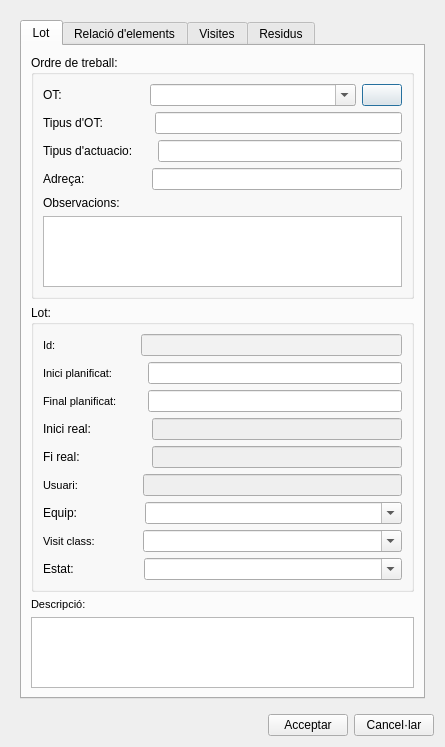
<?xml version="1.0" encoding="UTF-8"?>
<ui version="4.0">
 <class>add_lot</class>
 <widget class="QDialog" name="add_lot">
  <property name="geometry">
   <rect>
    <x>0</x>
    <y>0</y>
    <width>445</width>
    <height>737</height>
   </rect>
  </property>
  <property name="windowTitle">
   <string>Lot</string>
  </property>
  <layout class="QVBoxLayout" name="verticalLayout_3">
   <item>
    <widget class="QWidget" name="centralwidget" native="true">
     <layout class="QVBoxLayout" name="verticalLayout_2">
      <item>
       <widget class="QTabWidget" name="tab_widget">
        <property name="currentIndex">
         <number>0</number>
        </property>
        <widget class="QWidget" name="LotTab">
         <attribute name="title">
          <string>Lot</string>
         </attribute>
         <layout class="QVBoxLayout" name="verticalLayout" stretch="0,0,0,0">
          <item>
           <widget class="QGroupBox" name="grb_ot">
            <property name="title">
             <string>Ordre de treball:</string>
            </property>
            <layout class="QGridLayout" name="gridLayout">
             <item row="7" column="0">
              <widget class="QLabel" name="label_9">
               <property name="text">
                <string>Observacions:</string>
               </property>
              </widget>
             </item>
             <item row="3" column="0">
              <layout class="QHBoxLayout" name="horizontalLayout_5">
               <item>
                <widget class="QLabel" name="label_5">
                 <property name="text">
                  <string>OT:</string>
                 </property>
                </widget>
               </item>
               <item>
                <spacer name="horizontalSpacer_12">
                 <property name="orientation">
                  <enum>Qt::Horizontal</enum>
                 </property>
                 <property name="sizeType">
                  <enum>QSizePolicy::Fixed</enum>
                 </property>
                 <property name="sizeHint" stdset="0">
                  <size>
                   <width>82</width>
                   <height>20</height>
                  </size>
                 </property>
                </spacer>
               </item>
               <item>
                <widget class="QComboBox" name="cmb_ot">
                 <property name="sizePolicy">
                  <sizepolicy hsizetype="Expanding" vsizetype="Fixed">
                   <horstretch>0</horstretch>
                   <verstretch>0</verstretch>
                  </sizepolicy>
                 </property>
                 <property name="editable">
                  <bool>true</bool>
                 </property>
                </widget>
               </item>
               <item>
                <widget class="QPushButton" name="btn_refresh_materialize_view">
                 <property name="text">
                  <string/>
                 </property>
                </widget>
               </item>
              </layout>
             </item>
             <item row="4" column="0">
              <layout class="QHBoxLayout" name="horizontalLayout_17">
               <item>
                <widget class="QLabel" name="label_6">
                 <property name="text">
                  <string>Tipus d'OT:</string>
                 </property>
                </widget>
               </item>
               <item>
                <spacer name="horizontalSpacer_13">
                 <property name="orientation">
                  <enum>Qt::Horizontal</enum>
                 </property>
                 <property name="sizeType">
                  <enum>QSizePolicy::Fixed</enum>
                 </property>
                 <property name="sizeHint" stdset="0">
                  <size>
                   <width>46</width>
                   <height>20</height>
                  </size>
                 </property>
                </spacer>
               </item>
               <item>
                <widget class="QLineEdit" name="txt_ot_type"/>
               </item>
              </layout>
             </item>
             <item row="6" column="0">
              <layout class="QHBoxLayout" name="horizontalLayout_18">
               <item>
                <widget class="QLabel" name="label_7">
                 <property name="text">
                  <string>Adreça:</string>
                 </property>
                </widget>
               </item>
               <item>
                <spacer name="horizontalSpacer_14">
                 <property name="orientation">
                  <enum>Qt::Horizontal</enum>
                 </property>
                 <property name="sizeType">
                  <enum>QSizePolicy::Fixed</enum>
                 </property>
                 <property name="sizeHint" stdset="0">
                  <size>
                   <width>61</width>
                   <height>20</height>
                  </size>
                 </property>
                </spacer>
               </item>
               <item>
                <widget class="QLineEdit" name="txt_ot_address"/>
               </item>
              </layout>
             </item>
             <item row="5" column="0">
              <layout class="QHBoxLayout" name="horizontalLayout_19">
               <item>
                <widget class="QLabel" name="label_8">
                 <property name="text">
                  <string>Tipus d'actuacio:</string>
                 </property>
                </widget>
               </item>
               <item>
                <spacer name="horizontalSpacer_15">
                 <property name="orientation">
                  <enum>Qt::Horizontal</enum>
                 </property>
                 <property name="sizeType">
                  <enum>QSizePolicy::Fixed</enum>
                 </property>
                 <property name="sizeHint" stdset="0">
                  <size>
                   <width>19</width>
                   <height>20</height>
                  </size>
                 </property>
                </spacer>
               </item>
               <item>
                <widget class="QLineEdit" name="txt_wotype_id"/>
               </item>
              </layout>
             </item>
             <item row="8" column="0">
              <widget class="QTextEdit" name="txt_observ"/>
             </item>
            </layout>
           </widget>
          </item>
          <item>
           <widget class="QGroupBox" name="grb_lot">
            <property name="title">
             <string>Lot:</string>
            </property>
            <layout class="QGridLayout" name="gridLayout_2">
             <item row="9" column="0">
              <layout class="QHBoxLayout" name="horizontalLayout_11" stretch="0,0,1">
               <item>
                <widget class="QLabel" name="label_2">
                 <property name="text">
                  <string>Estat:</string>
                 </property>
                 <property name="margin">
                  <number>3</number>
                 </property>
                </widget>
               </item>
               <item>
                <spacer name="horizontalSpacer_9">
                 <property name="orientation">
                  <enum>Qt::Horizontal</enum>
                 </property>
                 <property name="sizeType">
                  <enum>QSizePolicy::Fixed</enum>
                 </property>
                 <property name="sizeHint" stdset="0">
                  <size>
                   <width>64</width>
                   <height>20</height>
                  </size>
                 </property>
                </spacer>
               </item>
               <item>
                <widget class="QComboBox" name="cmb_status">
                 <property name="editable">
                  <bool>true</bool>
                 </property>
                 <property name="sizeAdjustPolicy">
                  <enum>QComboBox::AdjustToContents</enum>
                 </property>
                </widget>
               </item>
              </layout>
             </item>
             <item row="0" column="0">
              <layout class="QHBoxLayout" name="horizontalLayout" stretch="0,0,1">
               <item>
                <widget class="QLabel" name="label_node_type">
                 <property name="font">
                  <font>
                   <pointsize>8</pointsize>
                   <weight>50</weight>
                   <bold>false</bold>
                  </font>
                 </property>
                 <property name="frameShape">
                  <enum>QFrame::NoFrame</enum>
                 </property>
                 <property name="frameShadow">
                  <enum>QFrame::Plain</enum>
                 </property>
                 <property name="text">
                  <string>Id:</string>
                 </property>
                 <property name="textFormat">
                  <enum>Qt::AutoText</enum>
                 </property>
                 <property name="scaledContents">
                  <bool>false</bool>
                 </property>
                 <property name="alignment">
                  <set>Qt::AlignLeading|Qt::AlignLeft|Qt::AlignVCenter</set>
                 </property>
                 <property name="margin">
                  <number>3</number>
                 </property>
                </widget>
               </item>
               <item>
                <spacer name="horizontalSpacer_2">
                 <property name="orientation">
                  <enum>Qt::Horizontal</enum>
                 </property>
                 <property name="sizeType">
                  <enum>QSizePolicy::Fixed</enum>
                 </property>
                 <property name="sizeHint" stdset="0">
                  <size>
                   <width>79</width>
                   <height>20</height>
                  </size>
                 </property>
                </spacer>
               </item>
               <item>
                <widget class="QLineEdit" name="lot_id">
                 <property name="enabled">
                  <bool>true</bool>
                 </property>
                 <property name="styleSheet">
                  <string notr="true">background: rgb(242, 242, 242);
                                                 color: rgb(100, 100, 100)</string>
                 </property>
                 <property name="frame">
                  <bool>true</bool>
                 </property>
                 <property name="readOnly">
                  <bool>true</bool>
                 </property>
                </widget>
               </item>
              </layout>
             </item>
             <item row="7" column="0">
              <layout class="QHBoxLayout" name="horizontalLayout_6" stretch="0,0,1">
               <item>
                <widget class="QLabel" name="label_flexunion_code_4">
                 <property name="font">
                  <font>
                   <pointsize>8</pointsize>
                  </font>
                 </property>
                 <property name="frameShape">
                  <enum>QFrame::NoFrame</enum>
                 </property>
                 <property name="frameShadow">
                  <enum>QFrame::Plain</enum>
                 </property>
                 <property name="text">
                  <string>Visit class:</string>
                 </property>
                 <property name="textFormat">
                  <enum>Qt::AutoText</enum>
                 </property>
                 <property name="scaledContents">
                  <bool>false</bool>
                 </property>
                 <property name="alignment">
                  <set>Qt::AlignLeading|Qt::AlignLeft|Qt::AlignVCenter</set>
                 </property>
                 <property name="margin">
                  <number>3</number>
                 </property>
                </widget>
               </item>
               <item>
                <spacer name="horizontalSpacer_7">
                 <property name="orientation">
                  <enum>Qt::Horizontal</enum>
                 </property>
                 <property name="sizeType">
                  <enum>QSizePolicy::Fixed</enum>
                 </property>
                 <property name="sizeHint" stdset="0">
                  <size>
                   <width>42</width>
                   <height>20</height>
                  </size>
                 </property>
                </spacer>
               </item>
               <item>
                <widget class="QComboBox" name="cmb_visit_class">
                 <property name="editable">
                  <bool>true</bool>
                 </property>
                 <property name="sizeAdjustPolicy">
                  <enum>QComboBox::AdjustToContents</enum>
                 </property>
                </widget>
               </item>
              </layout>
             </item>
             <item row="5" column="0">
              <layout class="QHBoxLayout" name="horizontalLayout_4" stretch="0,0,1">
               <item>
                <widget class="QLabel" name="label_node_type_5">
                 <property name="font">
                  <font>
                   <pointsize>8</pointsize>
                   <weight>50</weight>
                   <bold>false</bold>
                  </font>
                 </property>
                 <property name="frameShape">
                  <enum>QFrame::NoFrame</enum>
                 </property>
                 <property name="frameShadow">
                  <enum>QFrame::Plain</enum>
                 </property>
                 <property name="text">
                  <string>Usuari:</string>
                 </property>
                 <property name="textFormat">
                  <enum>Qt::AutoText</enum>
                 </property>
                 <property name="scaledContents">
                  <bool>false</bool>
                 </property>
                 <property name="alignment">
                  <set>Qt::AlignLeading|Qt::AlignLeft|Qt::AlignVCenter</set>
                 </property>
                 <property name="margin">
                  <number>3</number>
                 </property>
                </widget>
               </item>
               <item>
                <spacer name="horizontalSpacer_5">
                 <property name="orientation">
                  <enum>Qt::Horizontal</enum>
                 </property>
                 <property name="sizeType">
                  <enum>QSizePolicy::Fixed</enum>
                 </property>
                 <property name="sizeHint" stdset="0">
                  <size>
                   <width>59</width>
                   <height>20</height>
                  </size>
                 </property>
                </spacer>
               </item>
               <item>
                <widget class="QLineEdit" name="user_name">
                 <property name="enabled">
                  <bool>false</bool>
                 </property>
                 <property name="frame">
                  <bool>true</bool>
                 </property>
                 <property name="readOnly">
                  <bool>true</bool>
                 </property>
                </widget>
               </item>
              </layout>
             </item>
             <item row="2" column="0">
              <layout class="QHBoxLayout" name="horizontalLayout_3" stretch="0,0,0">
               <item>
                <widget class="QLabel" name="label_node_type_2">
                 <property name="minimumSize">
                  <size>
                   <width>80</width>
                   <height>0</height>
                  </size>
                 </property>
                 <property name="maximumSize">
                  <size>
                   <width>0</width>
                   <height>16777215</height>
                  </size>
                 </property>
                 <property name="font">
                  <font>
                   <pointsize>8</pointsize>
                   <weight>50</weight>
                   <bold>false</bold>
                  </font>
                 </property>
                 <property name="frameShape">
                  <enum>QFrame::NoFrame</enum>
                 </property>
                 <property name="frameShadow">
                  <enum>QFrame::Plain</enum>
                 </property>
                 <property name="text">
                  <string>Final planificat:</string>
                 </property>
                 <property name="textFormat">
                  <enum>Qt::AutoText</enum>
                 </property>
                 <property name="scaledContents">
                  <bool>false</bool>
                 </property>
                 <property name="alignment">
                  <set>Qt::AlignLeading|Qt::AlignLeft|Qt::AlignVCenter</set>
                 </property>
                 <property name="margin">
                  <number>3</number>
                 </property>
                </widget>
               </item>
               <item>
                <spacer name="horizontalSpacer_4">
                 <property name="orientation">
                  <enum>Qt::Horizontal</enum>
                 </property>
                 <property name="sizeType">
                  <enum>QSizePolicy::Fixed</enum>
                 </property>
                 <property name="sizeHint" stdset="0">
                  <size>
                   <width>19</width>
                   <height>20</height>
                  </size>
                 </property>
                </spacer>
               </item>
               <item>
                <widget class="QLineEdit" name="enddate"/>
               </item>
              </layout>
             </item>
             <item row="4" column="0">
              <layout class="QHBoxLayout" name="horizontalLayout_16">
               <item>
                <widget class="QLabel" name="label_4">
                 <property name="text">
                  <string>Fi real:</string>
                 </property>
                </widget>
               </item>
               <item>
                <spacer name="horizontalSpacer_11">
                 <property name="orientation">
                  <enum>Qt::Horizontal</enum>
                 </property>
                 <property name="sizeType">
                  <enum>QSizePolicy::Fixed</enum>
                 </property>
                 <property name="sizeHint" stdset="0">
                  <size>
                   <width>66</width>
                   <height>20</height>
                  </size>
                 </property>
                </spacer>
               </item>
               <item>
                <widget class="QLineEdit" name="real_enddate">
                 <property name="enabled">
                  <bool>false</bool>
                 </property>
                 <property name="readOnly">
                  <bool>true</bool>
                 </property>
                </widget>
               </item>
              </layout>
             </item>
             <item row="3" column="0">
              <layout class="QHBoxLayout" name="horizontalLayout_15">
               <item>
                <widget class="QLabel" name="label_3">
                 <property name="text">
                  <string>Inici real:</string>
                 </property>
                </widget>
               </item>
               <item>
                <spacer name="horizontalSpacer_6">
                 <property name="orientation">
                  <enum>Qt::Horizontal</enum>
                 </property>
                 <property name="sizeType">
                  <enum>QSizePolicy::Fixed</enum>
                 </property>
                 <property name="sizeHint" stdset="0">
                  <size>
                   <width>55</width>
                   <height>20</height>
                  </size>
                 </property>
                </spacer>
               </item>
               <item>
                <widget class="QLineEdit" name="real_startdate">
                 <property name="enabled">
                  <bool>false</bool>
                 </property>
                 <property name="readOnly">
                  <bool>true</bool>
                 </property>
                </widget>
               </item>
              </layout>
             </item>
             <item row="1" column="0">
              <layout class="QHBoxLayout" name="horizontalLayout_2" stretch="0,0,0">
               <item>
                <widget class="QLabel" name="label_node_type_3">
                 <property name="minimumSize">
                  <size>
                   <width>80</width>
                   <height>0</height>
                  </size>
                 </property>
                 <property name="maximumSize">
                  <size>
                   <width>0</width>
                   <height>16777215</height>
                  </size>
                 </property>
                 <property name="font">
                  <font>
                   <pointsize>8</pointsize>
                   <weight>50</weight>
                   <bold>false</bold>
                  </font>
                 </property>
                 <property name="frameShape">
                  <enum>QFrame::NoFrame</enum>
                 </property>
                 <property name="frameShadow">
                  <enum>QFrame::Plain</enum>
                 </property>
                 <property name="text">
                  <string>Inici planificat:</string>
                 </property>
                 <property name="textFormat">
                  <enum>Qt::AutoText</enum>
                 </property>
                 <property name="scaledContents">
                  <bool>false</bool>
                 </property>
                 <property name="alignment">
                  <set>Qt::AlignLeading|Qt::AlignLeft|Qt::AlignVCenter</set>
                 </property>
                 <property name="margin">
                  <number>3</number>
                 </property>
                </widget>
               </item>
               <item>
                <spacer name="horizontalSpacer_3">
                 <property name="orientation">
                  <enum>Qt::Horizontal</enum>
                 </property>
                 <property name="sizeType">
                  <enum>QSizePolicy::Fixed</enum>
                 </property>
                 <property name="sizeHint" stdset="0">
                  <size>
                   <width>19</width>
                   <height>20</height>
                  </size>
                 </property>
                </spacer>
               </item>
               <item>
                <widget class="QLineEdit" name="startdate"/>
               </item>
              </layout>
             </item>
             <item row="6" column="0">
              <layout class="QHBoxLayout" name="horizontalLayout_10" stretch="0,0,1">
               <item>
                <widget class="QLabel" name="label">
                 <property name="maximumSize">
                  <size>
                   <width>16777215</width>
                   <height>16777215</height>
                  </size>
                 </property>
                 <property name="text">
                  <string>Equip:</string>
                 </property>
                 <property name="margin">
                  <number>3</number>
                 </property>
                </widget>
               </item>
               <item>
                <spacer name="horizontalSpacer_8">
                 <property name="orientation">
                  <enum>Qt::Horizontal</enum>
                 </property>
                 <property name="sizeType">
                  <enum>QSizePolicy::Fixed</enum>
                 </property>
                 <property name="sizeHint" stdset="0">
                  <size>
                   <width>62</width>
                   <height>20</height>
                  </size>
                 </property>
                </spacer>
               </item>
               <item>
                <widget class="QComboBox" name="cmb_assigned_to">
                 <property name="editable">
                  <bool>true</bool>
                 </property>
                 <property name="sizeAdjustPolicy">
                  <enum>QComboBox::AdjustToContents</enum>
                 </property>
                </widget>
               </item>
              </layout>
             </item>
            </layout>
            <zorder></zorder>
            <zorder></zorder>
            <zorder></zorder>
            <zorder></zorder>
            <zorder></zorder>
            <zorder></zorder>
            <zorder></zorder>
            <zorder></zorder>
            <zorder></zorder>
           </widget>
          </item>
          <item>
           <widget class="QLabel" name="label_flexunion_code_5">
            <property name="font">
             <font>
              <pointsize>8</pointsize>
             </font>
            </property>
            <property name="frameShape">
             <enum>QFrame::NoFrame</enum>
            </property>
            <property name="frameShadow">
             <enum>QFrame::Plain</enum>
            </property>
            <property name="text">
             <string>Descripció:</string>
            </property>
            <property name="textFormat">
             <enum>Qt::AutoText</enum>
            </property>
            <property name="scaledContents">
             <bool>false</bool>
            </property>
            <property name="alignment">
             <set>Qt::AlignLeading|Qt::AlignLeft|Qt::AlignVCenter</set>
            </property>
            <property name="margin">
             <number>3</number>
            </property>
           </widget>
          </item>
          <item>
           <widget class="QTextEdit" name="descript"/>
          </item>
         </layout>
        </widget>
        <widget class="QWidget" name="RelationsTab">
         <attribute name="title">
          <string>Relació d'elements</string>
         </attribute>
         <layout class="QVBoxLayout" name="verticalLayout_4">
          <item>
           <layout class="QHBoxLayout" name="horizontalLayout_8" stretch="0,1">
            <item>
             <widget class="QLabel" name="label_feature_type">
              <property name="font">
               <font>
                <pointsize>8</pointsize>
               </font>
              </property>
              <property name="frameShape">
               <enum>QFrame::NoFrame</enum>
              </property>
              <property name="frameShadow">
               <enum>QFrame::Plain</enum>
              </property>
              <property name="text">
               <string>Tipus d'element:</string>
              </property>
              <property name="textFormat">
               <enum>Qt::AutoText</enum>
              </property>
              <property name="scaledContents">
               <bool>false</bool>
              </property>
              <property name="alignment">
               <set>Qt::AlignLeading|Qt::AlignLeft|Qt::AlignVCenter</set>
              </property>
              <property name="margin">
               <number>3</number>
              </property>
             </widget>
            </item>
            <item>
             <widget class="QComboBox" name="feature_type">
              <property name="editable">
               <bool>true</bool>
              </property>
              <property name="sizeAdjustPolicy">
               <enum>QComboBox::AdjustToContents</enum>
              </property>
             </widget>
            </item>
           </layout>
          </item>
          <item>
           <layout class="QHBoxLayout" name="horizontalLayout_20">
            <item>
             <widget class="QLineEdit" name="txt_path_rel">
              <property name="readOnly">
               <bool>true</bool>
              </property>
             </widget>
            </item>
            <item>
             <widget class="QPushButton" name="btn_path_rel">
              <property name="text">
               <string>...</string>
              </property>
             </widget>
            </item>
            <item>
             <widget class="QPushButton" name="btn_export_rel">
              <property name="text">
               <string>Exportar a csv</string>
              </property>
             </widget>
            </item>
           </layout>
          </item>
          <item>
           <widget class="Line" name="line_2">
            <property name="orientation">
             <enum>Qt::Horizontal</enum>
            </property>
           </widget>
          </item>
          <item>
           <layout class="QHBoxLayout" name="horizontalLayout_9">
            <item>
             <widget class="QLineEdit" name="feature_id"/>
            </item>
            <item>
             <widget class="QToolButton" name="action_selector">
              <property name="text">
               <string>...</string>
              </property>
              <property name="popupMode">
               <enum>QToolButton::MenuButtonPopup</enum>
              </property>
              <property name="autoRaise">
               <bool>true</bool>
              </property>
             </widget>
            </item>
            <item>
             <widget class="QPushButton" name="btn_feature_insert">
              <property name="text">
               <string/>
              </property>
              <property name="icon">
               <iconset>
                <normaloff>../icons/111.png</normaloff>../icons/111.png</iconset>
              </property>
             </widget>
            </item>
            <item>
             <widget class="QPushButton" name="btn_feature_delete">
              <property name="text">
               <string/>
              </property>
              <property name="icon">
               <iconset>
                <normaloff>../icons/112.png</normaloff>../icons/112.png</iconset>
              </property>
             </widget>
            </item>
            <item>
             <widget class="QPushButton" name="btn_feature_snapping">
              <property name="text">
               <string/>
              </property>
              <property name="icon">
               <iconset>
                <normaloff>../icons/137.png</normaloff>../icons/137.png</iconset>
              </property>
             </widget>
            </item>
           </layout>
          </item>
          <item>
           <widget class="QTableView" name="tbl_relation">
            <property name="sortingEnabled">
             <bool>true</bool>
            </property>
           </widget>
          </item>
         </layout>
        </widget>
        <widget class="QWidget" name="VisitsTab">
         <attribute name="title">
          <string>Visites</string>
         </attribute>
         <layout class="QVBoxLayout" name="verticalLayout_5">
          <item>
           <layout class="QHBoxLayout" name="horizontalLayout_12">
            <item>
             <widget class="QLabel" name="lbl_filter">
              <property name="text">
               <string>Filtre per element id:</string>
              </property>
             </widget>
            </item>
            <item>
             <widget class="QLineEdit" name="txt_filter"/>
            </item>
            <item>
             <spacer name="horizontalSpacer_10">
              <property name="orientation">
               <enum>Qt::Horizontal</enum>
              </property>
              <property name="sizeHint" stdset="0">
               <size>
                <width>40</width>
                <height>20</height>
               </size>
              </property>
             </spacer>
            </item>
           </layout>
          </item>
          <item>
           <layout class="QHBoxLayout" name="horizontalLayout_13">
            <item>
             <layout class="QVBoxLayout" name="verticalLayout_8">
              <item>
               <widget class="QLabel" name="label_data_event_from">
                <property name="text">
                 <string>Des de:</string>
                </property>
               </widget>
              </item>
              <item>
               <widget class="QDateEdit" name="date_event_from">
                <property name="calendarPopup">
                 <bool>true</bool>
                </property>
               </widget>
              </item>
             </layout>
            </item>
            <item>
             <layout class="QVBoxLayout" name="verticalLayout_7">
              <item>
               <widget class="QLabel" name="label_data_event_to">
                <property name="text">
                 <string>Fins:</string>
                </property>
               </widget>
              </item>
              <item>
               <widget class="QDateEdit" name="date_event_to">
                <property name="date">
                 <date>
                  <year>3000</year>
                  <month>1</month>
                  <day>1</day>
                 </date>
                </property>
                <property name="calendarPopup">
                 <bool>true</bool>
                </property>
               </widget>
              </item>
             </layout>
            </item>
           </layout>
          </item>
          <item>
           <layout class="QHBoxLayout" name="horizontalLayout_14">
            <item>
             <widget class="QPushButton" name="btn_open_visit">
              <property name="text">
               <string>Obrir visita</string>
              </property>
             </widget>
            </item>
            <item>
             <widget class="QPushButton" name="btn_delete_visit">
              <property name="text">
               <string>Eliminar visita</string>
              </property>
             </widget>
            </item>
            <item>
             <spacer name="horizontalSpacer_17">
              <property name="orientation">
               <enum>Qt::Horizontal</enum>
              </property>
              <property name="sizeHint" stdset="0">
               <size>
                <width>40</width>
                <height>20</height>
               </size>
              </property>
             </spacer>
            </item>
            <item>
             <widget class="QPushButton" name="btn_open_photo">
              <property name="text">
               <string>Obrir foto</string>
              </property>
             </widget>
            </item>
            <item>
             <widget class="QPushButton" name="btn_validate_all">
              <property name="text">
               <string>Validar totes</string>
              </property>
             </widget>
            </item>
           </layout>
          </item>
          <item>
           <layout class="QHBoxLayout" name="horizontalLayout_21">
            <item>
             <widget class="QLineEdit" name="txt_path">
              <property name="readOnly">
               <bool>true</bool>
              </property>
             </widget>
            </item>
            <item>
             <widget class="QPushButton" name="btn_path">
              <property name="text">
               <string>...</string>
              </property>
             </widget>
            </item>
            <item>
             <widget class="QPushButton" name="btn_export_visits">
              <property name="text">
               <string>Exportar a csv</string>
              </property>
             </widget>
            </item>
           </layout>
          </item>
          <item>
           <widget class="QTableView" name="tbl_visit">
            <property name="sortingEnabled">
             <bool>true</bool>
            </property>
           </widget>
          </item>
         </layout>
        </widget>
        <widget class="QWidget" name="LoadsTab">
         <attribute name="title">
          <string>Residus</string>
         </attribute>
         <layout class="QGridLayout" name="gridLayout_4">
          <item row="0" column="0">
           <layout class="QGridLayout" name="gridLayout_6">
            <item row="0" column="1">
             <widget class="QPushButton" name="btn_open_image">
              <property name="text">
               <string/>
              </property>
              <property name="icon">
               <iconset>
                <normaloff>../icons/136b.png</normaloff>../icons/136b.png</iconset>
              </property>
             </widget>
            </item>
            <item row="0" column="0">
             <spacer name="horizontalSpacer_16">
              <property name="orientation">
               <enum>Qt::Horizontal</enum>
              </property>
              <property name="sizeHint" stdset="0">
               <size>
                <width>40</width>
                <height>20</height>
               </size>
              </property>
             </spacer>
            </item>
            <item row="1" column="0" colspan="2">
             <widget class="QTableView" name="tbl_load"/>
            </item>
           </layout>
          </item>
         </layout>
        </widget>
       </widget>
      </item>
     </layout>
    </widget>
   </item>
   <item>
    <layout class="QHBoxLayout" name="horizontalLayout_7">
     <item>
      <spacer name="horizontalSpacer">
       <property name="orientation">
        <enum>Qt::Horizontal</enum>
       </property>
       <property name="sizeHint" stdset="0">
        <size>
         <width>40</width>
         <height>20</height>
        </size>
       </property>
      </spacer>
     </item>
     <item>
      <widget class="QPushButton" name="btn_accept">
       <property name="text">
        <string>Acceptar</string>
       </property>
      </widget>
     </item>
     <item>
      <widget class="QPushButton" name="btn_cancel">
       <property name="text">
        <string>Cancel·lar</string>
       </property>
      </widget>
     </item>
    </layout>
   </item>
  </layout>
  <action name="actionT">
   <property name="text">
    <string>t</string>
   </property>
  </action>
 </widget>
 <tabstops>
  <tabstop>tab_widget</tabstop>
  <tabstop>lot_id</tabstop>
  <tabstop>user_name</tabstop>
  <tabstop>cmb_visit_class</tabstop>
  <tabstop>descript</tabstop>
  <tabstop>feature_type</tabstop>
  <tabstop>feature_id</tabstop>
  <tabstop>btn_feature_insert</tabstop>
  <tabstop>btn_feature_delete</tabstop>
  <tabstop>btn_feature_snapping</tabstop>
  <tabstop>tbl_relation</tabstop>
 </tabstops>
 <resources/>
 <connections/>
</ui>
